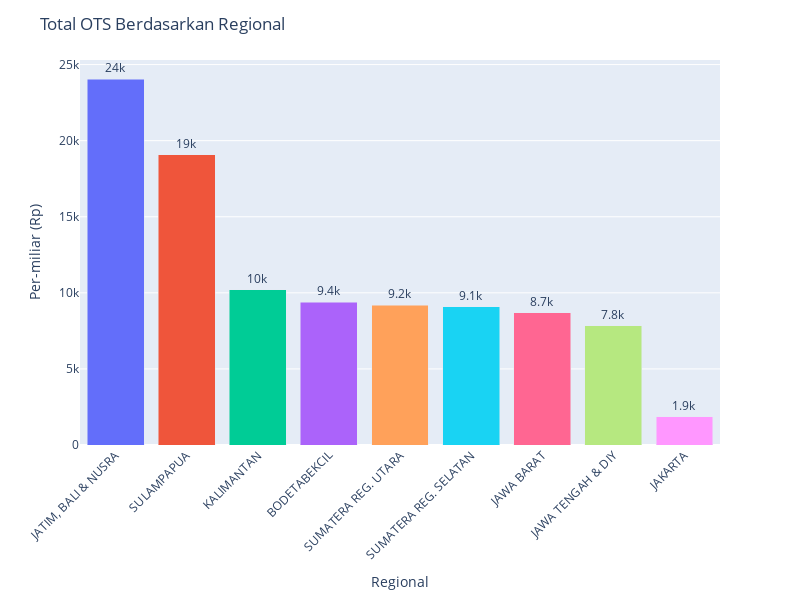

Notebook cell for this chart:
### Code cell
# impor library yg dibutuhkan untuk visualisasi
import plotly.express as px

# membuat grafik batang (bar-chart)
fig = px.bar(ots, y='OUTSTANDING', x='Regional',color='Regional', text_auto='.2s')

# Pengaturan detail grafik
fig.update_layout(barmode='stack',
                  width=800,
                  height=600,
                  showlegend=False,
                  title="Total OTS Berdasarkan Regional",
                  xaxis_title="Regional",
                  yaxis_title="Per-miliar (Rp)")

# Pengaturan rotasi axis x (+-360 derajat)
fig.update_xaxes(tickangle=-45, showticklabels=True)

# Pengaturan posisi, ukuran, dan rotasi teks
fig.update_traces(textfont_size=12, textangle=0, textposition="outside")

fig.show()

### Figure 1 — Plotly figure (JSON) as saved in the notebook; plotly's stock layout.template omitted (floating-point values rounded to 4 significant figures)
{"data": [{"alignmentgroup": "True", "hovertemplate": "Regional=%{x}<br>OUTSTANDING=%{y}<extra></extra>", "legendgroup": "JATIM, BALI & NUSRA", "marker": {"color": "#636efa", "pattern": {"shape": ""}}, "name": "JATIM, BALI & NUSRA", "offsetgroup": "JATIM, BALI & NUSRA", "orientation": "v", "showlegend": true, "textangle": 0, "textfont": {"size": 12}, "textposition": "outside", "texttemplate": "%{y:.2s}", "type": "bar", "x": ["JATIM, BALI & NUSRA"], "xaxis": "x", "y": [24040.0], "yaxis": "y"}, {"alignmentgroup": "True", "hovertemplate": "Regional=%{x}<br>OUTSTANDING=%{y}<extra></extra>", "legendgroup": "SULAMPAPUA", "marker": {"color": "#EF553B", "pattern": {"shape": ""}}, "name": "SULAMPAPUA", "offsetgroup": "SULAMPAPUA", "orientation": "v", "showlegend": true, "textangle": 0, "textfont": {"size": 12}, "textposition": "outside", "texttemplate": "%{y:.2s}", "type": "bar", "x": ["SULAMPAPUA"], "xaxis": "x", "y": [19060.0], "yaxis": "y"}, {"alignmentgroup": "True", "hovertemplate": "Regional=%{x}<br>OUTSTANDING=%{y}<extra></extra>", "legendgroup": "KALIMANTAN", "marker": {"color": "#00cc96", "pattern": {"shape": ""}}, "name": "KALIMANTAN", "offsetgroup": "KALIMANTAN", "orientation": "v", "showlegend": true, "textangle": 0, "textfont": {"size": 12}, "textposition": "outside", "texttemplate": "%{y:.2s}", "type": "bar", "x": ["KALIMANTAN"], "xaxis": "x", "y": [10210.0], "yaxis": "y"}, {"alignmentgroup": "True", "hovertemplate": "Regional=%{x}<br>OUTSTANDING=%{y}<extra></extra>", "legendgroup": "BODETABEKCIL", "marker": {"color": "#ab63fa", "pattern": {"shape": ""}}, "name": "BODETABEKCIL", "offsetgroup": "BODETABEKCIL", "orientation": "v", "showlegend": true, "textangle": 0, "textfont": {"size": 12}, "textposition": "outside", "texttemplate": "%{y:.2s}", "type": "bar", "x": ["BODETABEKCIL"], "xaxis": "x", "y": [9379.0], "yaxis": "y"}, {"alignmentgroup": "True", "hovertemplate": "Regional=%{x}<br>OUTSTANDING=%{y}<extra></extra>", "legendgroup": "SUMATERA REG. UTARA", "marker": {"color": "#FFA15A", "pattern": {"shape": ""}}, "name": "SUMATERA REG. UTARA", "offsetgroup": "SUMATERA REG. UTARA", "orientation": "v", "showlegend": true, "textangle": 0, "textfont": {"size": 12}, "textposition": "outside", "texttemplate": "%{y:.2s}", "type": "bar", "x": ["SUMATERA REG. UTARA"], "xaxis": "x", "y": [9177.0], "yaxis": "y"}, {"alignmentgroup": "True", "hovertemplate": "Regional=%{x}<br>OUTSTANDING=%{y}<extra></extra>", "legendgroup": "SUMATERA REG. SELATAN", "marker": {"color": "#19d3f3", "pattern": {"shape": ""}}, "name": "SUMATERA REG. SELATAN", "offsetgroup": "SUMATERA REG. SELATAN", "orientation": "v", "showlegend": true, "textangle": 0, "textfont": {"size": 12}, "textposition": "outside", "texttemplate": "%{y:.2s}", "type": "bar", "x": ["SUMATERA REG. SELATAN"], "xaxis": "x", "y": [9070.0], "yaxis": "y"}, {"alignmentgroup": "True", "hovertemplate": "Regional=%{x}<br>OUTSTANDING=%{y}<extra></extra>", "legendgroup": "JAWA BARAT", "marker": {"color": "#FF6692", "pattern": {"shape": ""}}, "name": "JAWA BARAT", "offsetgroup": "JAWA BARAT", "orientation": "v", "showlegend": true, "textangle": 0, "textfont": {"size": 12}, "textposition": "outside", "texttemplate": "%{y:.2s}", "type": "bar", "x": ["JAWA BARAT"], "xaxis": "x", "y": [8691.0], "yaxis": "y"}, {"alignmentgroup": "True", "hovertemplate": "Regional=%{x}<br>OUTSTANDING=%{y}<extra></extra>", "legendgroup": "JAWA TENGAH & DIY", "marker": {"color": "#B6E880", "pattern": {"shape": ""}}, "name": "JAWA TENGAH & DIY", "offsetgroup": "JAWA TENGAH & DIY", "orientation": "v", "showlegend": true, "textangle": 0, "textfont": {"size": 12}, "textposition": "outside", "texttemplate": "%{y:.2s}", "type": "bar", "x": ["JAWA TENGAH & DIY"], "xaxis": "x", "y": [7843.0], "yaxis": "y"}, {"alignmentgroup": "True", "hovertemplate": "Regional=%{x}<br>OUTSTANDING=%{y}<extra></extra>", "legendgroup": "JAKARTA", "marker": {"color": "#FF97FF", "pattern": {"shape": ""}}, "name": "JAKARTA", "offsetgroup": "JAKARTA", "orientation": "v", "showlegend": true, "textangle": 0, "textfont": {"size": 12}, "textposition": "outside", "texttemplate": "%{y:.2s}", "type": "bar", "x": ["JAKARTA"], "xaxis": "x", "y": [1858.0], "yaxis": "y"}], "layout": {"barmode": "stack", "height": 600, "legend": {"title": {"text": "Regional"}, "tracegroupgap": 0}, "margin": {"t": 60}, "showlegend": false, "title": {"text": "Total OTS Berdasarkan Regional"}, "width": 800, "xaxis": {"anchor": "y", "autorange": true, "categoryarray": ["JATIM, BALI & NUSRA", "SULAMPAPUA", "KALIMANTAN", "BODETABEKCIL", "SUMATERA REG. UTARA", "SUMATERA REG. SELATAN", "JAWA BARAT", "JAWA TENGAH & DIY", "JAKARTA"], "categoryorder": "array", "domain": [0, 1], "range": [-0.5, 8.5], "showticklabels": true, "tickangle": -45, "title": {"text": "Regional"}, "type": "category"}, "yaxis": {"anchor": "x", "autorange": true, "domain": [0, 1], "range": [0, 25300.0], "title": {"text": "Per-miliar (Rp)"}, "type": "linear"}}}
